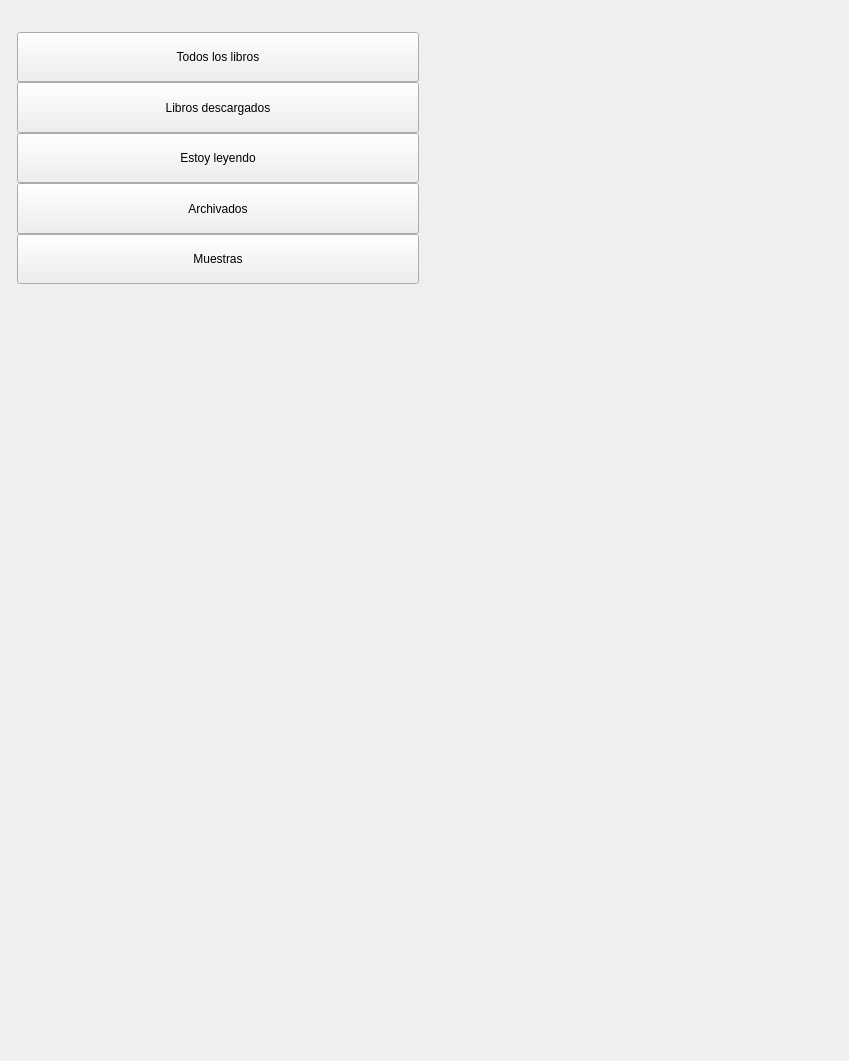
<?xml version="1.0" encoding="UTF-8"?>
<ui version="4.0">
 <class>LibraryBooksToShowFilterLayer</class>
 <widget class="QWidget" name="LibraryBooksToShowFilterLayer">
  <property name="geometry">
   <rect>
    <x>0</x>
    <y>0</y>
    <width>849</width>
    <height>1061</height>
   </rect>
  </property>
  <property name="minimumSize">
   <size>
    <width>0</width>
    <height>0</height>
   </size>
  </property>
  <property name="maximumSize">
   <size>
    <width>849</width>
    <height>1061</height>
   </size>
  </property>
  <property name="windowTitle">
   <string>Form</string>
  </property>
  <property name="styleSheet">
   <string notr="true" />
  </property>
  <layout class="QVBoxLayout" name="verticalLayout_2">
   <property name="spacing">
    <number>0</number>
   </property>
   <property name="margin">
    <number>0</number>
   </property>
   <item>
    <widget class="QLabel" name="spacerTop">
     <property name="text">
      <string />
     </property>
    </widget>
   </item>
   <item>
    <widget class="QWidget" name="HorizontalCont" native="true">
     <layout class="QHBoxLayout" name="HorizontalContss">
      <property name="spacing">
       <number>0</number>
      </property>
      <property name="leftMargin">
       <number>1</number>
      </property>
      <property name="rightMargin">
       <number>1</number>
      </property>
      <property name="bottomMargin">
       <number>1</number>
      </property>
      <item>
       <widget class="QLabel" name="spacerLeft">
        <property name="text">
         <string />
        </property>
       </widget>
      </item>
      <item>
       <widget class="QWidget" name="LibraryBooksFilterLayerCont" native="true">
        <property name="styleSheet">
         <string notr="true" />
        </property>
        <layout class="QVBoxLayout" name="verticalLayout_4">
         <property name="spacing">
          <number>0</number>
         </property>
         <property name="bottomMargin">
          <number>1</number>
         </property>
         <item>
          <widget class="QWidget" name="arrowCont" native="true">
           <property name="maximumSize">
            <size>
             <width>16777215</width>
             <height>27</height>
            </size>
           </property>
           <widget class="QLabel" name="topArrowLbl">
            <property name="geometry">
             <rect>
              <x>30</x>
              <y>2</y>
              <width>34</width>
              <height>24</height>
             </rect>
            </property>
            <property name="text">
             <string />
            </property>
            <property name="indent">
             <number>0</number>
            </property>
           </widget>
          </widget>
         </item>
         <item>
          <widget class="QFrame" name="popupCont">
           <property name="minimumSize">
            <size>
             <width>0</width>
             <height>20</height>
            </size>
           </property>
           <property name="maximumSize">
            <size>
             <width>14142</width>
             <height>877</height>
            </size>
           </property>
           <layout class="QVBoxLayout" name="verticalLayout">
            <property name="spacing">
             <number>0</number>
            </property>
            <property name="margin">
             <number>0</number>
            </property>
            <item>
             <widget class="QPushButton" name="allBooksBtn">
              <property name="sizePolicy">
               <sizepolicy hsizetype="Expanding" vsizetype="Expanding">
                <horstretch>0</horstretch>
                <verstretch>0</verstretch>
               </sizepolicy>
              </property>
              <property name="focusPolicy">
               <enum>Qt::NoFocus</enum>
              </property>
              <property name="text">
               <string>Todos los libros</string>
              </property>
              <property name="checkable">
               <bool>true</bool>
              </property>
             </widget>
            </item>
            <item>
             <widget class="QPushButton" name="downloadBooksBtn">
              <property name="sizePolicy">
               <sizepolicy hsizetype="Expanding" vsizetype="Expanding">
                <horstretch>0</horstretch>
                <verstretch>0</verstretch>
               </sizepolicy>
              </property>
              <property name="focusPolicy">
               <enum>Qt::NoFocus</enum>
              </property>
              <property name="text">
               <string>Libros descargados</string>
              </property>
              <property name="checkable">
               <bool>true</bool>
              </property>
             </widget>
            </item>
            <item>
             <widget class="QPushButton" name="nowReadingBtn">
              <property name="sizePolicy">
               <sizepolicy hsizetype="Expanding" vsizetype="Expanding">
                <horstretch>0</horstretch>
                <verstretch>0</verstretch>
               </sizepolicy>
              </property>
              <property name="focusPolicy">
               <enum>Qt::NoFocus</enum>
              </property>
              <property name="text">
               <string>Estoy leyendo</string>
              </property>
              <property name="checkable">
               <bool>true</bool>
              </property>
             </widget>
            </item>
            <item>
             <widget class="QPushButton" name="archivedBtn">
              <property name="sizePolicy">
               <sizepolicy hsizetype="Expanding" vsizetype="Expanding">
                <horstretch>0</horstretch>
                <verstretch>0</verstretch>
               </sizepolicy>
              </property>
              <property name="focusPolicy">
               <enum>Qt::NoFocus</enum>
              </property>
              <property name="text">
               <string>Archivados</string>
              </property>
              <property name="checkable">
               <bool>true</bool>
              </property>
             </widget>
            </item>
            <item>
             <widget class="QPushButton" name="samplesBtn">
              <property name="sizePolicy">
               <sizepolicy hsizetype="Minimum" vsizetype="Expanding">
                <horstretch>0</horstretch>
                <verstretch>0</verstretch>
               </sizepolicy>
              </property>
              <property name="text">
               <string>Muestras</string>
              </property>
             </widget>
            </item>
           </layout>
          </widget>
         </item>
         <item>
          <spacer name="verticalSpacer_2">
           <property name="orientation">
            <enum>Qt::Vertical</enum>
           </property>
           <property name="sizeHint" stdset="0">
            <size>
             <width>28</width>
             <height>57</height>
            </size>
           </property>
          </spacer>
         </item>
        </layout>
       </widget>
      </item>
      <item>
       <spacer name="horizontalSpacer">
        <property name="orientation">
         <enum>Qt::Horizontal</enum>
        </property>
        <property name="sizeHint" stdset="0">
         <size>
          <width>57</width>
          <height>28</height>
         </size>
        </property>
       </spacer>
      </item>
     </layout>
    </widget>
   </item>
   <item>
    <spacer name="verticalSpacer">
     <property name="orientation">
      <enum>Qt::Vertical</enum>
     </property>
     <property name="sizeHint" stdset="0">
      <size>
       <width>28</width>
       <height>57</height>
      </size>
     </property>
    </spacer>
   </item>
  </layout>
 </widget>
 <resources />
 <connections />
</ui>
